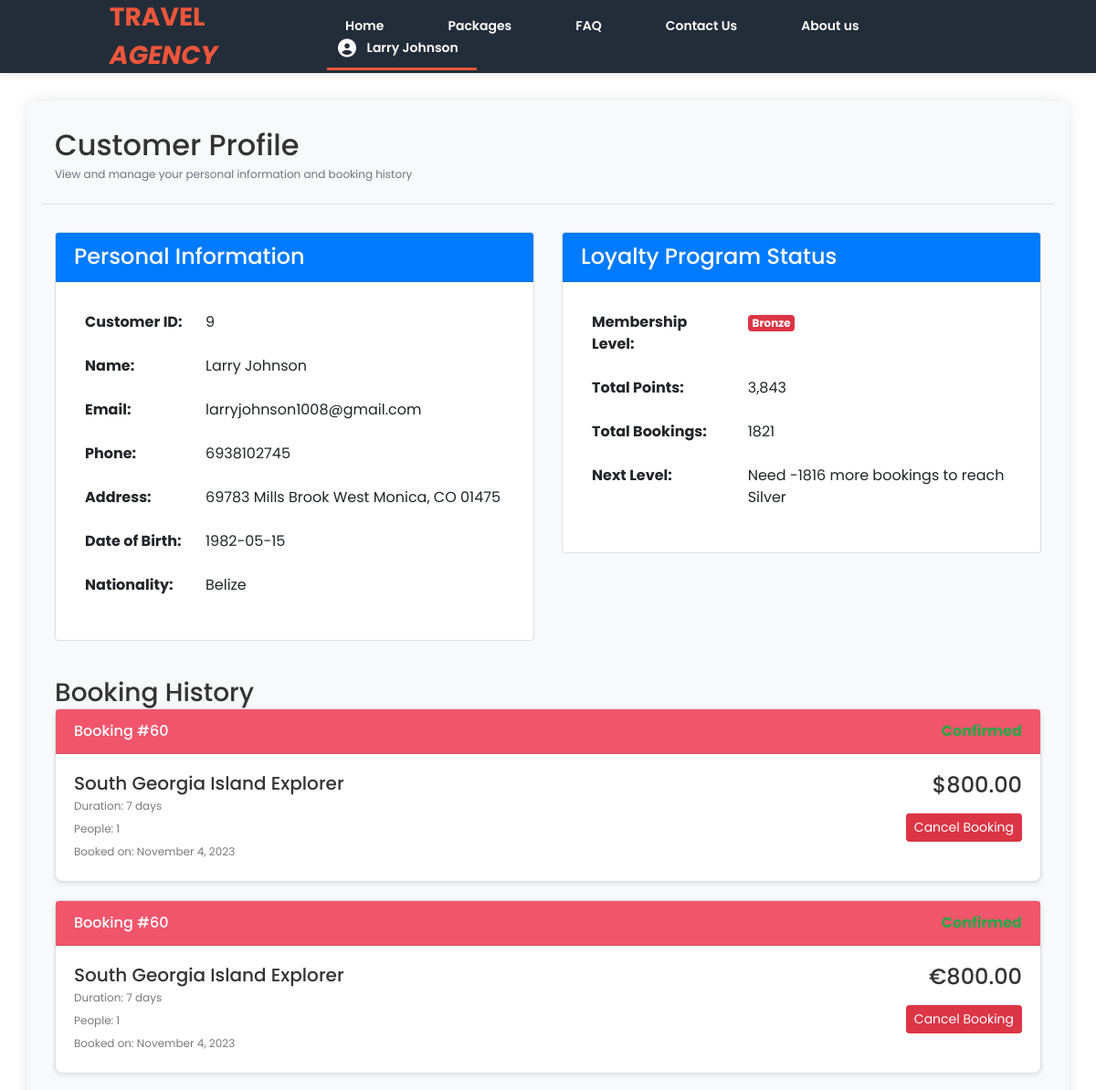
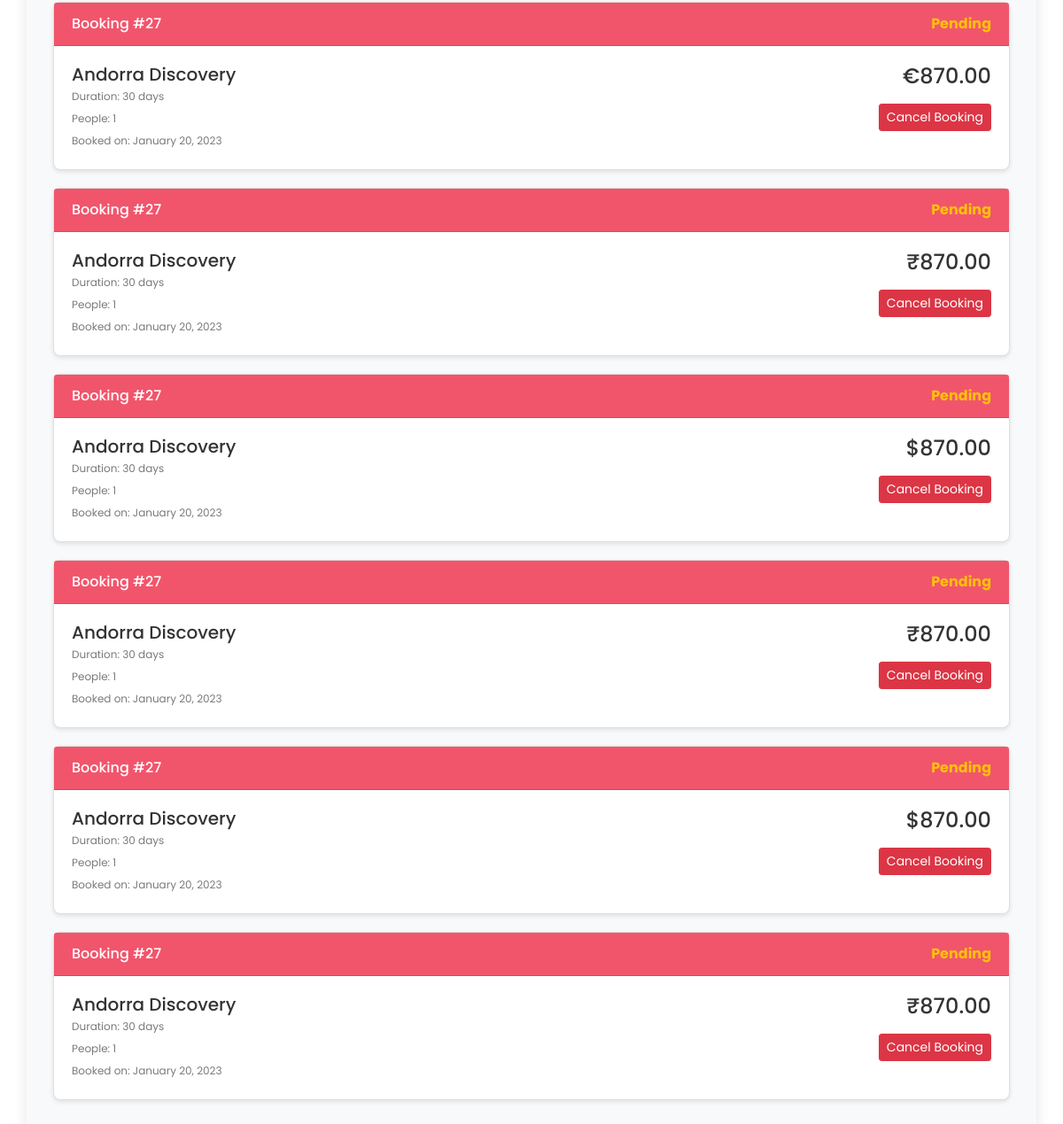
Screenshot of /view_booking.php (signed in) with the database file from the repository (2 pictures, top to bottom).
### tables this page shows
CREATE TABLE Customer (
    Customer_ID INT AUTO_INCREMENT PRIMARY KEY,
    Name VARCHAR(100) NOT NULL,
    Email VARCHAR(100) UNIQUE NOT NULL, 
    Phone VARCHAR(20) UNIQUE NOT NULL,
    Address TEXT,
    Date_Of_Birth DATE,
    Nationality VARCHAR(50),
    User_Type ENUM('Regular', 'Admin') NOT NULL,
    Password VARCHAR(20) NOT NULL
);

CREATE TABLE LoyaltyProgram (
    Customer_ID INT PRIMARY KEY,
    Points INT DEFAULT 0,
    Membership_Level ENUM('Bronze', 'Silver', 'Gold', 'Platinum') DEFAULT 'Bronze',
    Total_Bookings INT DEFAULT 0,
    FOREIGN KEY (Customer_ID) REFERENCES Customer(Customer_ID) ON DELETE CASCADE
);

### view_booking.php (the view, shortened to what this page needs)
<?php
include 'includes/db_connection.php';
$customer_id = $_SESSION['customer_id'];
$sql = "SELECT Customer_ID, Name, Email, Phone, Address, Date_Of_Birth, Nationality
        FROM Customer
        WHERE Customer_ID = ?";
$stmt = $conn->prepare($sql);
$stmt->bind_param("i", $customer_id);
$stmt->execute();
$result = $stmt->get_result();
if ($result->num_rows > 0) {
    $customer = $result->fetch_assoc();
} else {
    $error_message = "Customer information not found.";
}
$loyalty_sql = "SELECT Points, Membership_Level, Total_Bookings
                FROM LoyaltyProgram
                WHERE Customer_ID = ?";
$loyalty_stmt = $conn->prepare($loyalty_sql);
$loyalty_stmt->bind_param("i", $customer_id);
$loyalty_stmt->execute();
$loyalty_result = $loyalty_stmt->get_result();
$loyalty = $loyalty_result->fetch_assoc();
$booking_sql = "SELECT b.Booking_ID, b.Booking_Date, b.Status, b.NumberOfPeople,
                b.Total_Cost, tp.Name as PackageName, tp.Duration,
                p.Currency
                FROM Booking b
                JOIN TourPackage tp ON b.TourPackage_ID = tp.TourPackage_ID
                LEFT JOIN Payment p ON b.Booking_ID = p.Booking_ID
                WHERE b.Customer_ID = ?
                ORDER BY b.Booking_Date DESC";
$booking_stmt = $conn->prepare($booking_sql);
$booking_stmt->bind_param("i", $customer_id);
$booking_stmt->execute();
$booking_result = $booking_stmt->get_result();
?>
<!DOCTYPE html>
<html lang="en">
<head>
    <link rel="stylesheet" type="text/css" href="assets/css/bootstrap.min.css">
    <link rel="stylesheet" type="text/css" href="assets/css/font-awesome.css">
    <link rel="stylesheet" href="assets/css/view_booking.css">
    <link rel="stylesheet" href="assets/css/style.css">
    <link rel="stylesheet" href="assets/css/nav.css">
</head>
<body style="margin-top: 80px">
<header class="header-area header-sticky">
    <div class="container">
        <div class="row">
            <div class="col-12">
                <nav class="main-nav">
                    <a href="index.html" class="logo">Travel <em>Agency</em></a>
                    <ul class="nav">
                    <li><a href="index.php">Home</a></li>
                    <li><a href="packages.php">Packages</a></li>
                    <li><a href="faq.php">FAQ</a></li>
                    <li><a href="contact.php">Contact Us</a></li>
                    <li><a href="about.php">About us</a></li>
                    <?php if (isset($_SESSION['customer_id'])): ?>
                        <li class="nav-item dropdown">
                            <a href="#" class="dropdown active" id="profileDropdown" data-toggle="dropdown" aria-haspopup="true" aria-expanded="false">
                                <i class="fa fa-user-circle"></i> <?php echo htmlspecialchars($_SESSION['name']); ?>
                            </a>
                        </li>
                    <?php else: ?>
                        <li><a href="login.php">Login</a></li>
                    <?php endif; ?>
                </ul>
                </nav>
            </div>
        </div>
    </div>
</header>
    <div class="container profile-container">
        <div class="row profile-header">
            <div class="col-md-12">
                <h2>Customer Profile</h2>
                <p class="text-muted">View and manage your personal information and booking history</p>
            </div>
        </div>
        <?php if (isset($error_message)): ?>
            <div class="alert alert-danger">
                <?php echo $error_message; ?>
            </div>
        <?php else: ?>
            <div class="row profile-details">
                <div class="col-md-6">
                    <div class="card">
                        <div class="card-header bg-primary text-white">
                            <h4>Personal Information</h4>
                        </div>
                        <div class="card-body">
                            <table class="table table-borderless">
                                <tr>
                                    <th>Customer ID:</th>
                                    <td><?php echo htmlspecialchars($customer['Customer_ID']); ?></td>
                                </tr>
                                <tr>
                                    <th>Name:</th>
                                    <td><?php echo htmlspecialchars($customer['Name']); ?></td>
                                </tr>
                                <tr>
                                    <th>Email:</th>
                                    <td><?php echo htmlspecialchars($customer['Email']); ?></td>
                                </tr>
                                <tr>
                                    <th>Phone:</th>
                                    <td><?php echo htmlspecialchars($customer['Phone']); ?></td>
                                </tr>
                                <tr>
                                    <th>Address:</th>
                                    <td><?php echo htmlspecialchars($customer['Address']); ?></td>
                                </tr>
                                <tr>
                                    <th>Date of Birth:</th>
                                    <td><?php echo htmlspecialchars($customer['Date_Of_Birth']); ?></td>
                                </tr>
                                <tr>
                                    <th>Nationality:</th>
                                    <td><?php echo htmlspecialchars($customer['Nationality']); ?></td>
                                </tr>
                            </table>
                        </div>
                    </div>
                </div>
                <div class="col-md-6">
                    <div class="card">
                        <div class="card-header bg-primary text-white">
                            <h4>Loyalty Program Status</h4>
                        </div>
                        <div class="card-body">
                            <table class="table table-borderless">
                                <tr>
                                    <th>Membership Level:</th>
                                    <td>
                                        <span class="badge badge-<?php
                                            switch($loyalty['Membership_Level']) {
                                                default: echo 'danger';
                                            }
                                        ?>">
                                            <?php echo htmlspecialchars($loyalty['Membership_Level']); ?>
                                        </span>
                                    </td>
                                </tr>
                                <tr>
                                    <th>Total Points:</th>
                                    <td><?php echo number_format($loyalty['Points']); ?></td>
                                </tr>
                                <tr>
                                    <th>Total Bookings:</th>
                                    <td><?php echo $loyalty['Total_Bookings']; ?></td>
                                </tr>
                                <tr>
                                    <th>Next Level:</th>
                                    <td>
                                        <?php
                                        $next_level = '';
                                        $bookings_needed = 0;
                                        switch($loyalty['Membership_Level']) {
                                            case 'Bronze':
                                                $next_level = 'Silver';
                                                $bookings_needed = 5 - $loyalty['Total_Bookings'];
                                                break;
                                        }
                                        if ($next_level != 'Maximum Level') {
                                            echo "Need " . $bookings_needed . " more bookings to reach " . $next_level;
                                        } else {
                                            echo "You have reached the highest membership level!";
                                        }
                                        ?>
                                    </td>
                                </tr>
                            </table>
                        </div>
                    </div>
                </div>
            </div>
            <div class="booking-history">
                <h3>Booking History</h3>
                <?php
                if ($booking_result->num_rows > 0): ?>
                    <?php while ($booking = $booking_result->fetch_assoc()): ?>
                        <div class="card booking-card">
                            <div class="card-header d-flex justify-content-between align-items-center">
                                <span>Booking #<?php echo $booking['Booking_ID']; ?></span>
                                <span class="booking-status status-<?php echo strtolower($booking['Status']); ?>">
                                    <?php echo $booking['Status']; ?>
                                </span>
                            </div>
                            <div class="card-body">
                                <div class="row">
                                    <div class="col-md-8">
                                        <h5><?php echo htmlspecialchars($booking['PackageName']); ?></h5>
                                        <p>Duration: <?php echo $booking['Duration']; ?> days</p>
                                        <p>People: <?php echo $booking['NumberOfPeople']; ?></p>
                                        <p>Booked on: <?php echo date('F j, Y', strtotime($booking['Booking_Date'])); ?></p>
                                    </div>
                                    <div class="col-md-4 text-right">
                                        <h4>
                                            <?php
                                            $currency_symbol = '';
                                            switch($booking['Currency']) {
                                                case 'USD':
                                                    $currency_symbol = '$';
                                                    break;
                                                case 'EUR':
                                                    $currency_symbol = '€';
                                                    break;
                                                case 'INR':
                                                    $currency_symbol = '₹';
                                                    break;
                                            }
                                            echo $currency_symbol . number_format($booking['Total_Cost'], 2);
                                            ?>
                                        </h4>
                                        <a href="#"
                                           class="btn btn-sm btn-danger mt-3"
                                           onclick="cancelBooking(<?php echo $booking['Booking_ID']; ?>)">
                                            Cancel Booking
                                        </a>
                                    </div>
                                </div>
                            </div>
                        </div>
                    <?php endwhile; ?>
                <?php else: ?>
                    <div class="alert alert-info">
                        You haven't made any bookings yet. <a href="packages.php">Browse our packages</a> to book your next adventure!
                    </div>
                <?php endif; ?>
            </div>
        <?php endif; ?>
    </div>
      <link rel="stylesheet" href="https://cdnjs.cloudflare.com/ajax/libs/font-awesome/6.4.2/css/all.min.css">
</body>
</html>

### assets/css/view_booking.css (style rules this page uses)
.profile-container { background-color: #f8f9fa; border-radius: 10px; padding: 30px; margin-top: 30px; box-shadow: 0 0 15px rgba(0,0,0,0.1); }
.profile-header { margin-bottom: 30px; border-bottom: 1px solid #dee2e6; padding-bottom: 20px; }
.profile-details { margin-bottom: 30px; }
.booking-history { margin-top: 40px; }
.booking-card { margin-bottom: 20px; border-radius: 8px; box-shadow: 0 2px 5px rgba(0,0,0,0.1); }
.booking-card .card-header { background-color: #f1556c; color: white; font-weight: 500; }
.booking-status { font-weight: bold; }
.status-confirmed { color: #28a745; }
.status-pending { color: #ffc107; }

### assets/css/style.css (style rules this page uses)
html, body, div, span, applet, object, iframe, h1, h2, h3, h4, h5, h6, p, blockquote, div pre, a, abbr, acronym, address, big, cite, code, del, dfn, em, font, img, ins, kbd, q, s, samp, small, strike, strong, sub, sup, tt, var, b, u, i, center, dl, dt, dd, ol, ul, li, figure, header, nav, section, article, aside, footer, figcaption { margin: 0; padding: 0; border: 0; outline: 0; }
ul, li { padding: 0; margin: 0; list-style: none; }
header, nav, section, article, aside, footer, hgroup { display: block; }
* { box-sizing: border-box; }
html, body { font-family: 'Poppins', sans-serif; font-weight: 400; background-color: #fff; font-size: 16px; -ms-text-size-adjust: 100%; -webkit-font-smoothing: antialiased; -moz-osx-font-smoothing: grayscale; }
a { text-decoration: none !important; }
h1, h2, h3, h4, h5, h6 { margin-top: 0px; margin-bottom: 0px; }
ul { margin-bottom: 0px; }
p { font-size: 12px; line-height: 25px; color: #7a7a7a; }
html, body { background: #fff; font-family: 'Poppins', sans-serif; }
body { font-family: 'Poppins', sans-serif; background-color: #ffffff; color: #333; margin: 0; padding: 0; }
a { color: #ed563b; }

### assets/css/nav.css (style rules this page uses)
.main-nav { background: #232d39; width: 100%; height: 80px; padding: 0 10%; display: flex; align-items: center; justify-content: space-between; position: fixed; top: 0; left: 0; z-index: 1000; box-shadow: 0 2px 10px rgba(0, 0, 0, 0.1); }
.main-nav .logo { font-size: 28px; font-weight: 700; color: #ed563b; text-transform: uppercase; text-decoration: none; }
.main-nav ul.nav { list-style: none; padding: 0; margin: 0; display: flex; }
.main-nav ul.nav li { display: inline-block; margin-left: 30px; }
.main-nav ul.nav li a { text-decoration: none; font-size: 14px; font-weight: 600; color: #fff; padding: 20px; position: relative; transition: color 0.3s ease-in-out; }
.main-nav ul.nav li a::after { content: ""; position: absolute; left: 0; bottom: 5px; width: 0; height: 3px; background: #ed563b; transition: width 0.4s ease-in-out; }
.main-nav ul.nav li a.active { position: relative; }
.main-nav ul.nav li a.active::after { content: ""; position: absolute; left: 0; bottom: 5px; width: 100%; height: 3px; background: #ed563b; }
.fa-user-circle { position: relative; font-size: 20px; top: 3px; right: 8px; }
a { color: #ed563b; }
header, .header-area, .main-nav, .main-nav .logo, .main-nav .nav li a { transition: none !important; }

### rows the page displays
customer: Customer_ID "9", Name "Larry Johnson", Email "larryjohnson1008@gmail.com", Phone "6938102745", Address "69783 Mills Brook West Monica, CO 01475", Date_Of_Birth "1982-05-15", Nationality "Belize"
loyaltyprogram: Membership_Level "Bronze", Points "3,843", Total_Bookings "1821", Total_Bookings "-1816", Membership_Level "Silver"

### other values shown
$_SESSION['name'] "Larry Johnson"
$booking['Booking_ID'] "60"
$booking['PackageName'] "South Georgia Island Explorer"
$booking['Duration'] "7"
$booking['NumberOfPeople'] "1"
date('F j, Y', strtotime($booking['Booking_Date'])) "November 4, 2023"
$currency_symbol "$"
$booking['Total_Cost'] "800.00"
$currency_symbol "€"
$booking['Booking_ID'] "27"
$booking['Status'] "Pending"
$booking['PackageName'] "Andorra Discovery"
$booking['Duration'] "30"
date('F j, Y', strtotime($booking['Booking_Date'])) "January 20, 2023"
$booking['Total_Cost'] "870.00"
